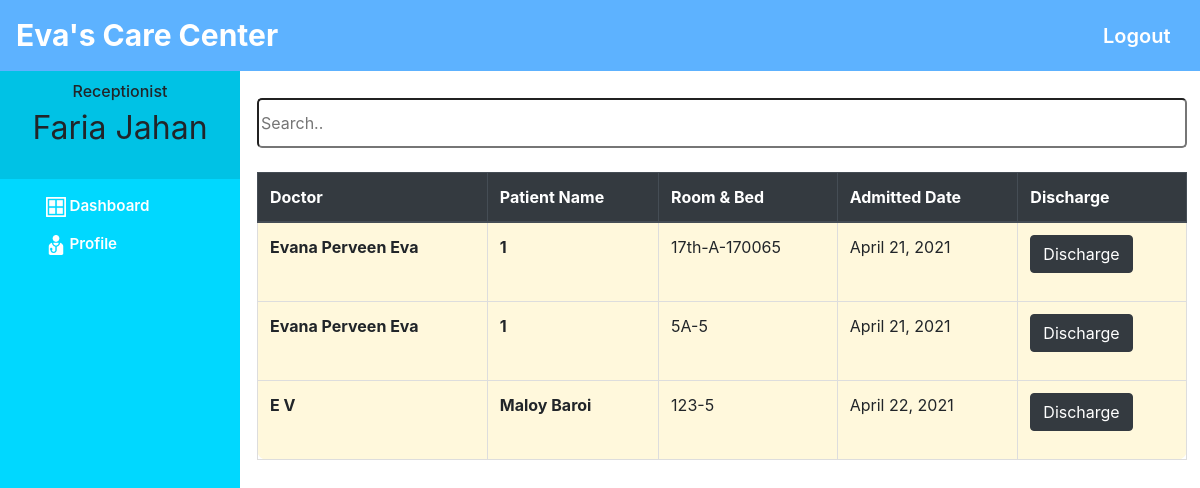
/main/receptionist-admitted-patient/ (signed in), run on the app's committed database.
### App_main/models.py (models this page shows, shortened)
class AdmissionModel(models.Model):
    doctor = models.ForeignKey(DoctorModel, on_delete=models.CASCADE, related_name='recommended_doctor')
    patient = models.CharField(max_length=50)
    room_type = models.CharField(choices=Room_Category, max_length=200)
    room_number = models.CharField(max_length=50)
    bed_number = models.CharField(max_length=20)
    admission_date = models.DateField(auto_now=True)
    symptoms = models.TextField()

### App_login/models.py (models this page shows, shortened)
class DoctorModel(models.Model):
    user = models.ForeignKey(User, on_delete=models.CASCADE, related_name='doc_user')
    phone_number = PhoneNumberField()
    address = models.CharField(max_length=50)
    department = models.CharField(max_length=20)
    reg_num = models.CharField(max_length=50)
    profile_picture = models.ImageField(upload_to='doctor_profile_picture')
    visiting_charge = models.PositiveIntegerField()
    status = models.BooleanField(default=False)

### App_main/views.py (the view)
# urls.py: path('receptionist-admitted-patient/', views.receptionist_admitted_patient, name='ReceptionistAdmittedPatient'),
@login_required(login_url='App_login:ReceptionistLogin')
@user_passes_test(is_receptionist)
def receptionist_admitted_patient(request):
    patients = AdmissionModel.objects.all()
    context = {'patients': patients}
    return render(request, 'App_main/Receptionist/receptionist_admitted_patient.html', context=context)

### App_main/views.py (called while the page is built)
def is_receptionist(user):
    return user.groups.filter(name='RECEPTIONIST').exists()

### templates/App_main/Receptionist/receptionist_admitted_patient.html (shortened to what this page needs)
{% extends 'App_main/Receptionist/receptionist_base.html' %}
{% load static %}
{% block body %}
    <div class="container" style="margin: 50px 2px!important;">
        <input id="myInput" type="text" placeholder="Search..">
        <br><br>
        <table class="table table-hover" style="background-color: cornsilk; border-radius: 10px;">
            <thead class="thead-dark">
            <tr>
                <th scope="col">Doctor</th>
                <th scope="col">Patient Name</th>
                <th scope="col">Room & Bed</th>
                <th scope="col">Admitted Date</th>
                <th scope="col">Discharge</th>
            </tr>
            </thead>
            <tbody id="myTable">
            {% for patient in patients %}
                <tr>
                    <th>{{ patient.doctor.user.first_name }} {{ patient.doctor.user.last_name }}</th>
                    <th>{{ patient.patient }}</th>
                    <td>{{ patient.room_number }}-{{ patient.bed_number }}</td>
                    <td>{{ patient.admission_date }}</td>
                    <td>
                        <a href="{% url 'App_main:ReceptionistDischargePatient' pk=patient.id %}">
                            <p style="color: #FFFF!important;" class="btn btn-dark">Discharge</p>
                        </a>
                    </td>
                </tr>
            {% endfor %}
            </tbody>
        </table>
    </div>
{% endblock %}

### templates/App_main/Receptionist/receptionist_base.html (shortened to what this page needs)
<!doctype html>
<html lang="en">
<head>
    {% load static %}
    <link rel="stylesheet" href="https://stackpath.bootstrapcdn.com/bootstrap/4.3.1/css/bootstrap.min.css">
    <link rel="stylesheet" href="https://maxcdn.bootstrapcdn.com/font-awesome/4.7.0/css/font-awesome.min.css">
    <link rel="stylesheet" href="{% static 'css/admin_home.css' %}">
    <link rel="stylesheet" href="{% static 'css/card.css' %}">
</head>
<body>
<nav class="menu" tabindex="0">
    <header class="avatar">
        <br><br>
        <h6>Receptionist</h6>
        <h2>{{ request.user.first_name }} {{ request.user.last_name }}</h2>
    </header>
    <ul>
        <li tabindex="0">
            <img src="{% static 'images/icons/dashboard.png' %}" style="width: 20px; height: 20px;">
            <a style="color:white; text-decoration:none;" href="{% url 'App_main:ReceptionistHome' %}"><span>Dashboard</span></a>
        </li>
        <li tabindex="0">
            <img src="{% static 'images/icons/doctor.png' %}" style="width: 20px; height: 20px;">
            <a style="color:white; text-decoration:none;" href="{% url 'App_main:ReceptionistProfileView' %}">
                <span>Profile</span>
            </a>
        </li>
    </ul>
</nav>
<main>
    <div class="bs-example">
        <nav class="navbar navbar-expand-md  navbar-dark fixed-top" style="background:#5db2ff;">
            <a href="{% url 'App_main:ReceptionistHome' %}" class="navbar-brand"
               style="font-size: 30px; font-weight: 700">Eva's Care Center</a>
            <div class="collapse navbar-collapse justify-content-between" id="navbarCollapse">
                <div class="navbar-nav" style=" margin-left: 90%;">
                    <a href="{% url 'App_login:logout' %}" class="nav-item nav-link"
                       style="color: white!important; font-size: 20px; font-weight: 600;">
                        Logout
                    </a>
                </div>
            </div>
        </nav>
    </div>
    <br><br>
    {% block body %}{% endblock %}
</main>
</body>
</html>

### static/css/admin_home.css (style rules this page uses)
body { padding-left: 240px; }
main { position: relative; height: 100vh; }
.menu { background: #5bc995; height: 100vh; width: 240px; position: fixed; top: 0px; left: 0; z-index: 5; outline: none; }
.menu .avatar { background: rgba(0, 0, 0, 0.1); padding: 2em 0.5em; text-align: center; }
.menu .avatar h2 { font-weight: normal; margin-bottom: 0; }
.menu ul { list-style: none; padding: 0.5em 0; margin: 0; }
.menu ul li { padding: 0.5em 1em 0.5em 3em; font-size: 0.95em; font-weight: 400; background-repeat: no-repeat; background-position: left 15px center; background-size: auto 20px; transition: all 0.15s linear; cursor: pointer; }

### templates/App_main/Receptionist/receptionist_base.html (style rules this page uses)
a:link { text-decoration: none; }
a { color: white; }
p { text-align: center; }
body { padding-left: 240px; }
main { position: relative; height: 100vh; }
.menu { background: #00d8ff; height: 100vh; width: 240px; position: fixed; top: 0px; left: 0; z-index: 5; outline: none; }
.menu .avatar { background: rgba(0, 0, 0, 0.1); padding: 2em 0.5em; text-align: center; }
.menu .avatar h2 { font-weight: normal; margin-bottom: 0; }
.menu ul { list-style: none; padding: 0.5em 0; margin: 0; }
.menu ul li { padding: 0.5em 1em 0.5em 3em; font-size: 0.95em; font-weight: 600; background-repeat: no-repeat; background-position: left 15px center; background-size: auto 20px; transition: all 0.15s linear; cursor: pointer; }

### templates/App_main/Receptionist/receptionist_admitted_patient.html (style rules this page uses)
#myInput { width: 100%; height: 50px; border-radius: 5px; }
table { border-collapse: collapse; }
td, th { border: 1px solid #dddddd; text-align: left; padding: 8px; }

### data on the page
AdmissionModel: doctor.user.first_name "Evana", doctor.user.last_name "Perveen Eva", patient "1", room_number "17th-A", bed_number "170065", admission_date "April 21, 2021"
AdmissionModel: doctor.user.first_name "Evana", doctor.user.last_name "Perveen Eva", patient "1", room_number "5A", bed_number "5", admission_date "April 21, 2021"
AdmissionModel: doctor.user.first_name "E", doctor.user.last_name "V", patient "Maloy Baroi", room_number "123", bed_number "5", admission_date "April 22, 2021"

### other printed values
{{ request.user.first_name }} "Faria"
{{ request.user.last_name }} "Jahan"
